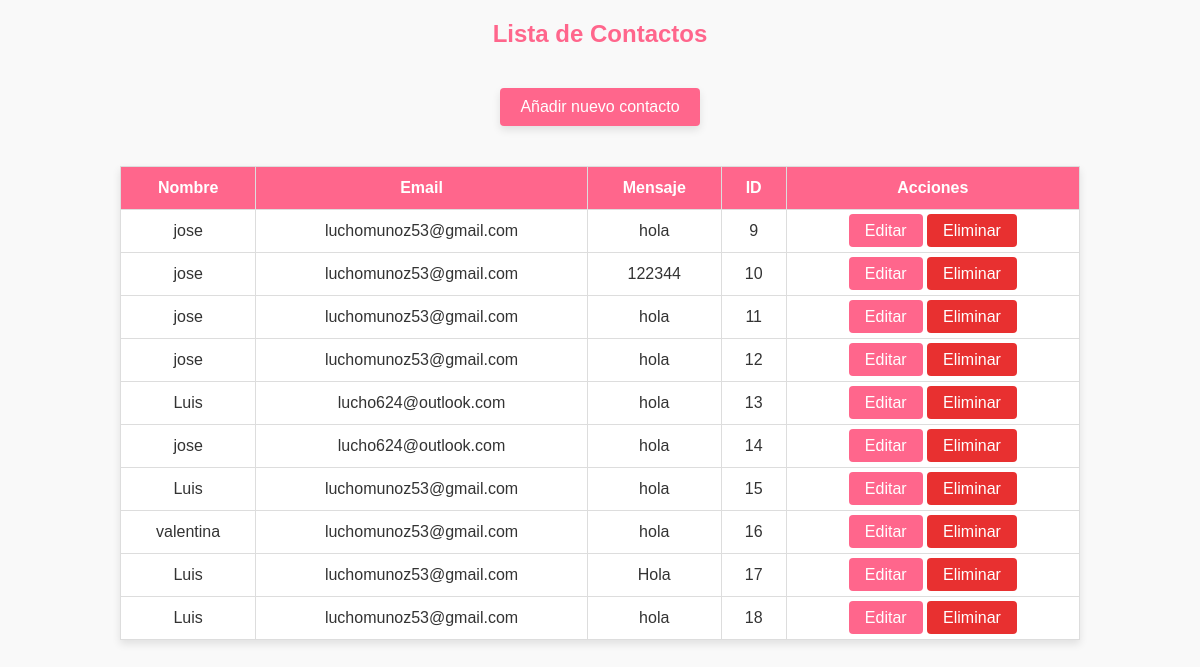
/templates/crud_clientes.php (signed in), run on an earlier commit of the app's database.
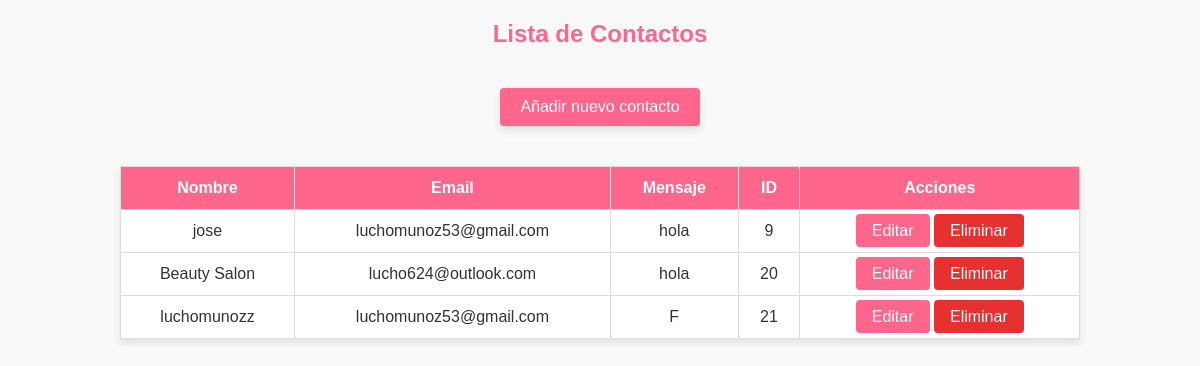
And on a later commit of the database.
### tables this page shows
CREATE TABLE `contacts` (
  `name` varchar(50) NOT NULL,
  `email` varchar(50) NOT NULL,
  `message` varchar(50) NOT NULL,
  `id` int(11) NOT NULL
);

### templates/crud_clientes.php (the view, shortened to what this page needs)
<?php
$servidor = "localhost";
$usuario = "root";
$clave = "";
$dbname = "kaba_contact";
$conn = new mysqli($servidor, $usuario, $clave, $dbname);
$sql = "SELECT * FROM contacts";
$result = $conn->query($sql);
?>
<!DOCTYPE html>
<html lang="es">
<head>
</head>
<body>
    <h2>Lista de Contactos</h2>
    <a href="contact_us.php" class="btn-add">Añadir nuevo contacto</a>
    <table>
        <thead>
            <tr>
                <th>Nombre</th>
                <th>Email</th>
                <th>Mensaje</th>
                <th>ID</th>
                <th>Acciones</th>
            </tr>
        </thead>
        <tbody>
            <?php if ($result->num_rows > 0): ?>
                <?php while ($row = $result->fetch_assoc()): ?>
                    <tr>
                        <td><?= $row['name']; ?></td>
                        <td><?= $row['email']; ?></td>
                        <td><?= $row['message']; ?></td>
                        <td><?= $row['id']; ?></td>
                        <td>
                            <a href="editar_contacto.php?id=<?= $row['id']; ?>" class="btn">Editar</a>
                            <a href="eliminar_contacto.php?id=<?= $row['id']; ?>" class="btn btn-delete" onclick="return confirm('¿Estás seguro de que deseas eliminar este contacto?');">Eliminar</a>
                        </td>
                    </tr>
                <?php endwhile; ?>
            <?php else: ?>
                <tr>
                    <td colspan="6" style="text-align: center;">No hay contactos registrados.</td>
                </tr>
            <?php endif; ?>
        </tbody>
    </table>
</body>
</html>

### templates/crud_clientes.php (style rules this page uses)
body { font-family: Arial, sans-serif; background-color: #f9f9f9; margin: 0; padding: 0; display: flex; justify-content: center; align-items: center; flex-direction: column; }
h2 { text-align: center; color: hsl(345, 100%, 70%); margin-top: 20px; }
table { width: 80%; border-collapse: collapse; margin: 20px auto; text-align: left; background-color: white; box-shadow: 0px 4px 8px rgba(0, 0, 0, 0.1); }
table, th, td { border: 1px solid #ddd; }
th, td { padding: 12px; text-align: center; }
th { background-color: hsl(345, 100%, 70%); color: white; }
td { color: #333; }
.btn { padding: 8px 16px; background-color: hsl(345, 100%, 70%); color: white; border: none; cursor: pointer; text-decoration: none; border-radius: 4px; }
.btn-delete { background-color: #d9534f; }
.btn-add { display: block; width: fit-content; margin: 20px auto; padding: 10px 20px; background-color: hsl(345, 100%, 70%); color: white; text-decoration: none; text-align: center; border: none; cursor: pointer; border-radius: 4px; box-shadow: 0px 4px 8px rgba(0, 0, 0, 0.1); }
.btn-delete { background-color: hsl(0, 80%, 55%); }

What changed in the data, as far as the page shows it:
removed contacts: name "jose", email "luchomunoz53@gmail.com", message "122344", id "10"
removed contacts: name "jose", email "luchomunoz53@gmail.com", message "hola", id "11"
removed contacts: name "jose", email "luchomunoz53@gmail.com", message "hola", id "12"
removed contacts: name "Luis", email "lucho624@outlook.com", message "hola", id "13"
removed contacts: name "jose", email "lucho624@outlook.com", message "hola", id "14"
removed contacts: name "Luis", email "luchomunoz53@gmail.com", message "hola", id "15"
removed contacts: name "valentina", email "luchomunoz53@gmail.com", message "hola", id "16"
removed contacts: name "Luis", email "luchomunoz53@gmail.com", message "Hola", id "17"
removed contacts: name "Luis", email "luchomunoz53@gmail.com", message "hola", id "18"
added contacts: name "Beauty Salon", email "lucho624@outlook.com", message "hola", id "20"
added contacts: name "luchomunozz", email "luchomunoz53@gmail.com", message "F", id "21"
